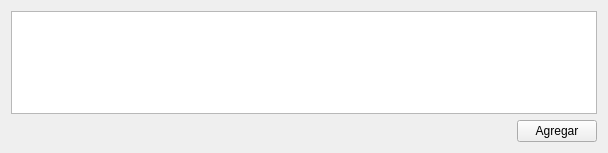
<?xml version="1.0" encoding="UTF-8"?>
<ui version="4.0">
 <class>AgregarForm</class>
 <widget class="QWidget" name="AgregarForm">
  <property name="geometry">
   <rect>
    <x>0</x>
    <y>0</y>
    <width>608</width>
    <height>153</height>
   </rect>
  </property>
  <property name="windowTitle">
   <string>Form</string>
  </property>
  <layout class="QVBoxLayout" name="verticalLayout">
   <item>
    <widget class="QColumnView" name="columnView"/>
   </item>
   <item>
    <layout class="QHBoxLayout" name="horizontalLayout">
     <item>
      <spacer name="horizontalSpacer">
       <property name="orientation">
        <enum>Qt::Horizontal</enum>
       </property>
       <property name="sizeHint" stdset="0">
        <size>
         <width>40</width>
         <height>20</height>
        </size>
       </property>
      </spacer>
     </item>
     <item>
      <widget class="QPushButton" name="AgregarpushButton">
       <property name="text">
        <string>Agregar</string>
       </property>
      </widget>
     </item>
    </layout>
   </item>
  </layout>
 </widget>
 <resources/>
 <connections/>
</ui>
